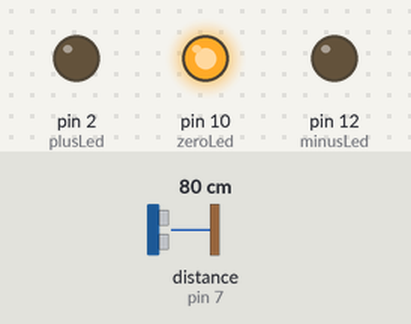
Bench run of a sketch on a simulated Arduino Uno, built with avr-gcc and run on an emulated ATmega328P. On the bench: output pins drawn as LEDs (lit = HIGH). Wiring (inferred from the names in the program): ultrasonic range finder: trigger pin 8; echo pin 7. Inputs (shaded band) come from the test bench; at power-on: distance to the obstacle (sensor on pin 7) 80 cm. The echo pulse lasts 58.3 µs per cm; pins used as bus, display or sensor lines are not drawn; what the sketch prints to the serial monitor is not drawn.

Above: at 1.2 s.
1.3 s: distance to the obstacle (sensor on pin 7) set to 2 cm
At 1.41 s:
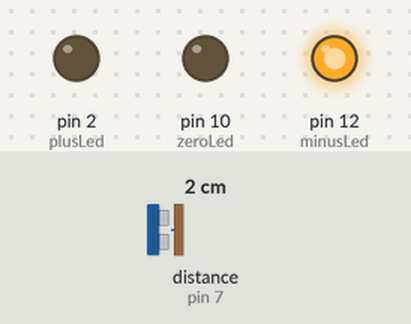
2.9 s: distance to the obstacle (sensor on pin 7) set to 4 cm
At 2.99 s:
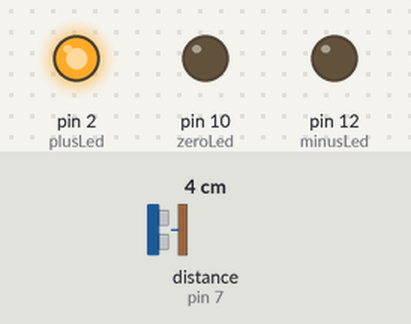
Timing chart, 0 to 5.9 s (numbered marks = the images above; inputs shaded):
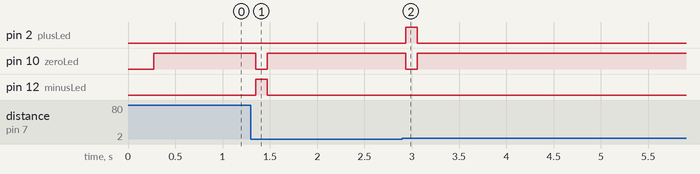

Measured:
- after the input at 1.3 s, pin 10 (zeroLed): HIGH → LOW after 0.05 s, → HIGH 0.12 s later; pin 12 (minusLed): LOW → HIGH after 0.05 s, → LOW 0.12 s later
- after the input at 2.9 s, pin 2 (plusLed): LOW → HIGH at once, → LOW 0.12 s later; pin 10 (zeroLed): HIGH → LOW at once, → HIGH 0.12 s later

The sketch:

sensor_dist_pd.ino
```cpp
    /*
    * HC SR04 idea validation
      Accordion Bellows simulation
      Created By Marcio Albano Hermelino Ferreira
    */


    // HC SR04 pin definition
    const int trigPin = 8;
    const int echoPin = 7;


    //Use of 3 LEDs (Red, Green and Blue to check if the bellows are being pressed or expanded

    const int plusLed = 2;
    const int minusLed = 12;
    const int zeroLed = 10;

    //distance measurements
    int d1=0;
    int d2=0;
    int d3=0;

    //distance difference measurements
    int dif=0;
    int dif2=0;

    //global variables for distance calculation
    long duration;
    int distance;


    void setup() {

      //LED pins initialization
      pinMode(plusLed, OUTPUT);  // GREEN
      pinMode(minusLed, OUTPUT); // RED
      pinMode(zeroLed, OUTPUT);  // BLUE

      //HC SR04 Pin initialization
      pinMode(trigPin, OUTPUT); // Sets the trigPin as an Output
      pinMode(echoPin, INPUT); // Sets the echoPin as an Input
      Serial.begin(9600); // Starts the serial communication
    }


    void loop() {
      //main program

      //distance calculation for the first instant
      d1 = calc_distance();
      //Serial.print("Distance[t] ");
      //Serial.println(d1);
      delay(60);

      //distance calculation for the second instant
      d2  = calc_distance();
      //Serial.print("Distance[t+1]: ");
      //Serial.println(d2);
      delay(60);

      //distance calculation for a third instant
      d3  = calc_distance();

      //distant differences calculations
      dif = d2-d1;
      dif2 =d3-d1;
      //Serial.print("Variation d2-d1: ");
      //Serial.println(dif);

      //Serial.print("dif2: ");
      //Serial.println(dif2);


      //Bellows Expansion: Lights up GREEN LED
      if(dif2 > 120){
        digitalWrite(plusLed, HIGH);
        digitalWrite(minusLed,LOW);
        digitalWrite(zeroLed, LOW);
        //Serial.write(d3/100);
        Serial.write(64);
      }
      //Bellows Compression: Lights up GREEN LED
      else if(dif2 < -150 ){
        digitalWrite(plusLed, LOW);
        digitalWrite(minusLed,HIGH);
        digitalWrite(zeroLed, LOW);
        //Serial.write(dif2*(-1));
        //Serial.write(d3/100);
        Serial.write(69);
      }

      //No movement: Lights up BLUE LED
      else if(dif2 >-100 &&  dif2 <=100 && dif2 ==0){
        digitalWrite(plusLed, LOW);
        digitalWrite(minusLed,LOW);
        digitalWrite(zeroLed, HIGH);
        //Serial.write(abs(dif2));
        //Serial.write(d3/100);
        Serial.write(0);
      }

    }


    int calc_distance(){

      int d_mm;
      //sensor reading at some time instant
      // Clears the trigPin
      digitalWrite(trigPin, LOW);
      delayMicroseconds(2);
      // Sets the trigPin on HIGH state for 10 micro seconds
      digitalWrite(trigPin, HIGH);
      delayMicroseconds(10);
      digitalWrite(trigPin, LOW);
      // Reads the echoPin, returns the sound wave travel time in microseconds
      duration = pulseIn(echoPin, HIGH);
      // Calculating the distance

      // sound velocity = 343 m/s
      // divided by 2 because the pulse walks twice the distance.
      distance= duration*0.0343/2;

      //measurement with more accuracy
      d_mm = distance*100;

    return d_mm;

    }


//for further implementation

/*
void SonicSensor(int trigPin, int echoPin){
  digitalWrite(trigPin,LOW);
  delayMicroseconds(2);
  digitalWrite(trigPin,HIGH);
  delayMicroseconds(10);
  digitalWrite(trigPin, LOW);
  duration = pulseIn(echoPin, HIGH);
  distance= duration*0.0343/2;

  delay(500);
}

*/
```
